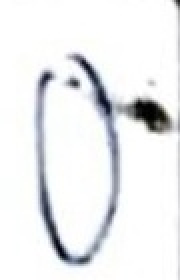
#> input picture A_05/mnist/digits/0/0_0.png, 90 x 140 px (shown 2 times larger); its folder holds only this picture in this run
$ jupyter execute --allow-errors mnist.ipynb
#> lines starting #> are read from the running program, lines starting #| are printed output that depends on the picture
# Forward Propagation Implementation: Problem 2

## Load the MNIST Test Data

[cell 1]
import gzip
import numpy as np

key_file = {
    "test_img": "model/t10k-images-idx3-ubyte.gz",
    "test_label": "model/t10k-labels-idx1-ubyte.gz",
}
img_size = 28 * 28


def load_images(file_name):
    with gzip.open(file_name, "rb") as file:
        images = np.frombuffer(file.read(), np.uint8, offset=16)
    return images.reshape((-1, img_size))


def load_labels(file_name):
    with gzip.open(file_name, "rb") as file:
        return np.frombuffer(file.read(), np.uint8, offset=8)


#> (the rest of this cell did not finish here and is left out)

## Show the digit being tested

[cell 2]
import matplotlib.pyplot as plt

n = 100
#> (the rest of this cell did not finish here and is left out)

## Load the Neural Network

[cell 3]
import pickle


def init_network(model_file_name):
    with open(model_file_name, "rb") as file:
        return pickle.load(file)


#> (the rest of this cell did not finish here and is left out)

## Define Forward Propagation

[cell 4]
def sigmoid(values):
    return 1 / (1 + np.exp(-values))


def softmax(values):
    shifted = values - np.max(values)
    probabilities = np.exp(shifted)
    return probabilities / np.sum(probabilities)


def predict(network, image):
    w1, w2, w3 = network["W1"], network["W2"], network["W3"]
    b1, b2, b3 = network["b1"], network["b2"], network["b3"]

    first_layer = sigmoid(np.dot(image, w1) + b1)
    second_layer = sigmoid(np.dot(first_layer, w2) + b2)
    output_layer = np.dot(second_layer, w3) + b3
    return softmax(output_layer)


#> (the rest of this cell did not finish here and is left out)

## Evaluate the MNIST Test Set

[cell 5]
test_index = 100
#> (the rest of this cell did not finish here and is left out)

## Evaluate the Custom Digit Images

[cell 6]
from pathlib import Path
from PIL import Image


def prepare_custom_image(image_path):
    image = Image.open(image_path).convert("L")
    side = max(image.size)
#> side = 140
    canvas = Image.new("L", (side, side), color=255)
#> canvas: PIL image 140x140 L; every value is 255
    offset = ((side - image.width) // 2, (side - image.height) // 2)
#> offset = (25, 0)
    canvas.paste(image, offset)
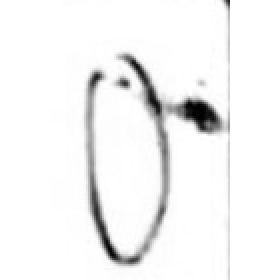
#> canvas: PIL image 140x140 L (shown 2 times larger); min 0, max 255, mean 243.4
    image = canvas.resize((28, 28))
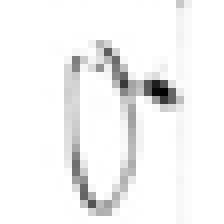
#> image: PIL image 28x28 L (shown 8 times larger); min 1, max 255, mean 243.3
    image = Image.fromarray(255 - np.asarray(image, dtype=np.uint8))
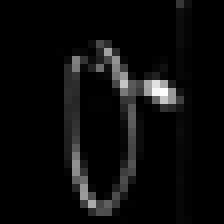
#> image: PIL image 28x28 L (shown 8 times larger); min 0, max 254, mean 11.7
#> `image_vector = prepare_custom_image(image_path)`: image_vector = 784 values, max 0.996 at index 328, min 0 at index 0, mean 0.046
    return np.asarray(image, dtype=np.float32).reshape(-1) / 255.0


custom_paths = sorted(Path("digits").glob("*/[0-9]_[0-9].png"))
custom_results = []

#> (the rest of this cell did not finish here and is left out)

$ run again, on A_05/mnist/digits/0/0_1.png
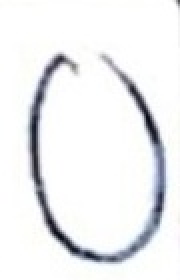
#> input picture A_05/mnist/digits/0/0_1.png, 90 x 140 px (shown 2 times larger)
#> in prepare_custom_image, `canvas.paste(image, offset)`:
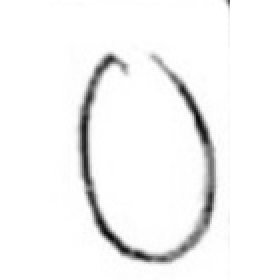
#> canvas: PIL image 140x140 L (shown 2 times larger); min 7, max 255, mean 244.5
#> in prepare_custom_image, `image = Image.fromarray(255 - np.asarray(image, dtype=np.uint8))`:
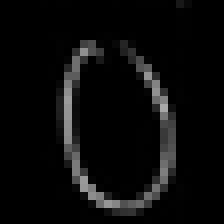
#> image: PIL image 28x28 L (shown 8 times larger); min 0, max 168, mean 10.7
#> image_vector = 784 values, max 0.659 at index 384, min 0 at index 0, mean 0.042
